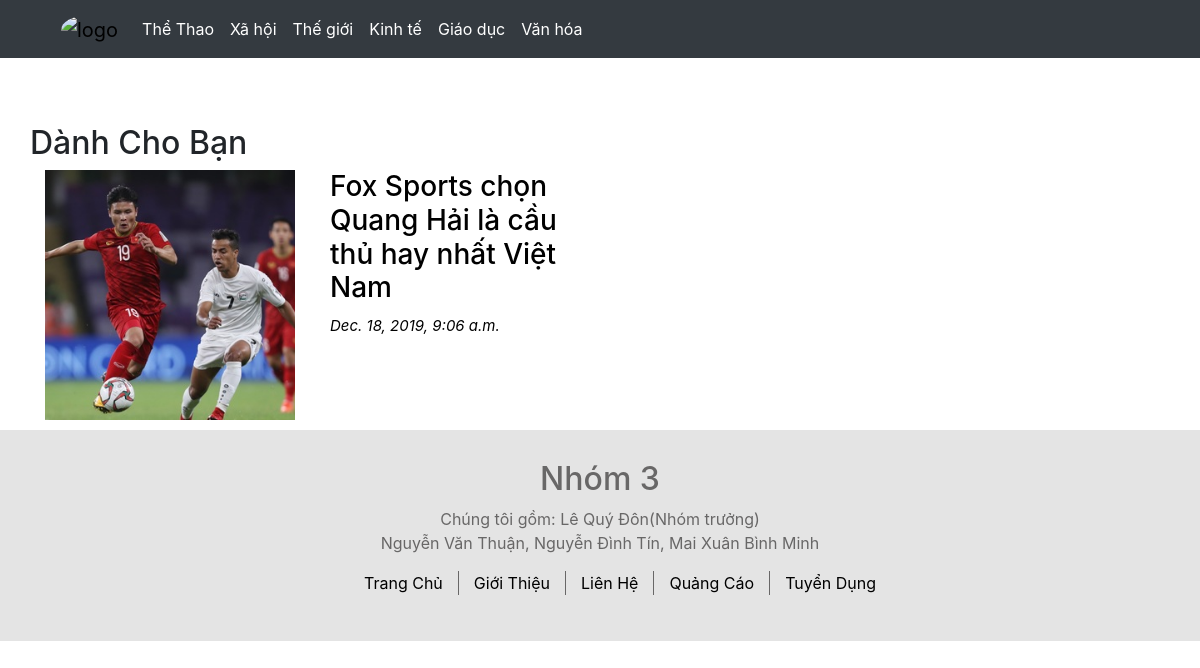
/polls/list/1, run on an earlier commit of the app's database.
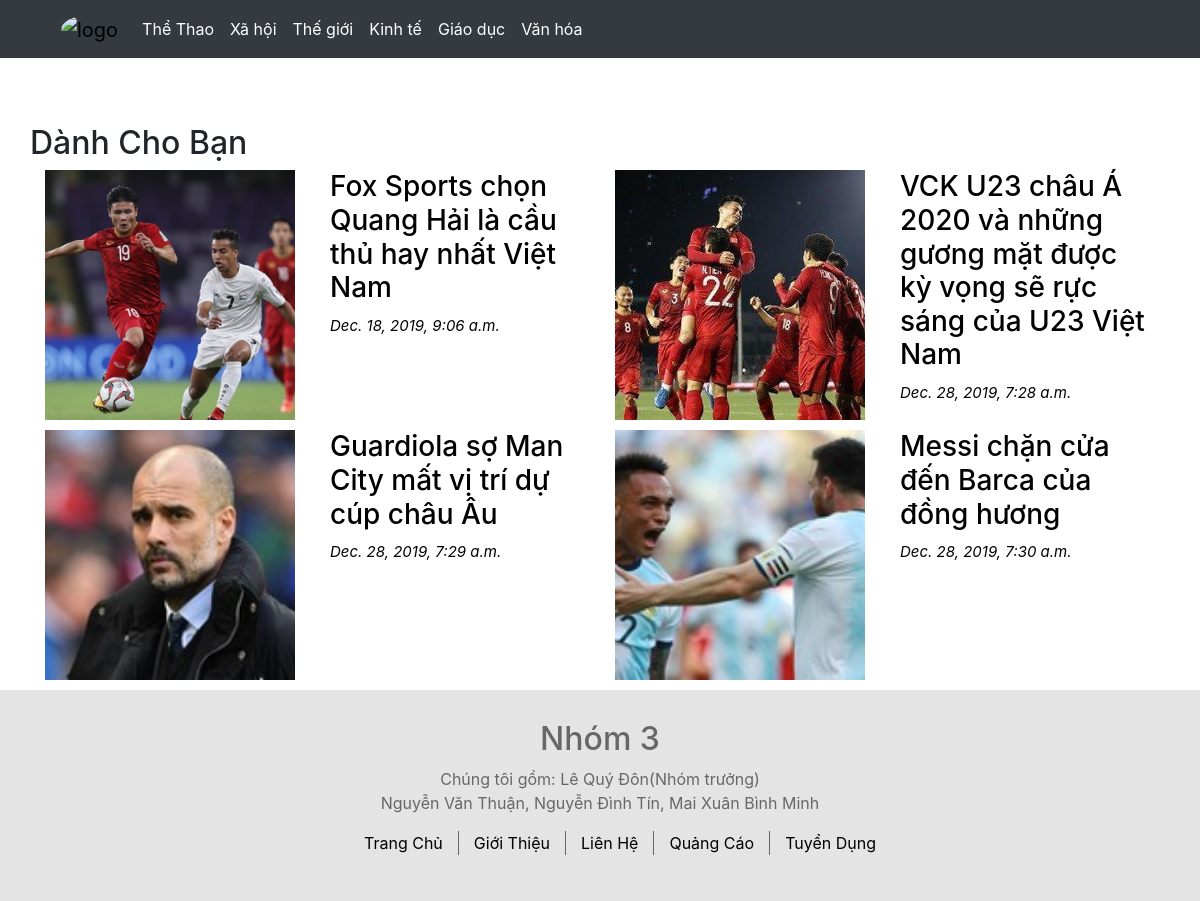
And on a later commit of the database.
### polls/models.py (models this page shows)
class Theloai(models.Model):
    id = models.AutoField(primary_key=True)
    ten_the_loai=models.CharField(max_length=200)

class Tintuc(models.Model):
    id=models.AutoField(primary_key=True)
    tieu_de=models.CharField(max_length=1000)
    tom_tat=models.TextField(default={})
    hinh=models.ImageField(upload_to="images/", blank=True, null=True)
    ngaytao=models.DateTimeField(auto_now = True)
    noidung=RichTextField()
    theloai=models.ForeignKey(Theloai,on_delete=models.CASCADE)

### polls/views.py (the view)
# urls.py: path('list/<int:loai_id>',views.viewlisttintuc,name="list"),
def viewlisttintuc(request, loai_id):
    listtt=Theloai.objects.get(pk=loai_id)
    listloai=Theloai.objects.all()
    return render(request,"polls/loaitintuc.html",{"tintuc":listtt,"listloai":listloai})

### polls/templates/polls/loaitintuc.html (shortened to what this page needs)
 {% extends 'polls/base.html' %}
 {% block content %}
  <header>
        <div class="container-fluid bg-dark menu ">
            <div class="container ">
                <nav class="navbar navbar-expand-sm bg-dark navbar-dark ">
                    <a class="navbar-brand" href="{% url 'index' %}">
                        <img src="https://image.freepik.com/free-vector/newspaper-logo_10250-2347.jpg" alt="logo" class="logo">
                    </a>
                    <ul class="navbar-nav">
                       {% for item in listloai %}
                       <li class="nav-item">
                        <a class="nav-link text-white" href="{% url 'list' item.id %}">{{item.ten_the_loai}}</a>
                        <li>
                        {% endfor %}
                    </ul>
                </nav>
            </div>
        </div>
    </header>
 <br>
 <main>
    <div class="container">
            <div class="row"><h2>Dành Cho Bạn</h2></div>
            <div class="row ">
            {% for item in tintuc.tintuc_set.all %}
                <div class="col-6 item">
                    <div class="container-fluid">
                        <a href="{% url 'tintuc' item.id %}">
                            <div class="row ">
                                <div class="col-6 "><img class="img-cart" src="{{item.hinh.url}}" alt="" height="250px" width="250px" ></div>
                                <div class="col-6 b ">
                                    <h3>{{item.tieu_de}}</h3>
                                    <p><i style="color: black;">{{item.ngaytao}}</i></p>
                                </div>
                            </div>
                        </a>
                    </div>
                </div>
            {% endfor %}
            </div>
        </div>
 </main>
 <footer >
        <div class="container-fluid ">
           <div class="container">
               <h2>Nhóm 3</h2>
               <p> Chúng tôi gồm: Lê Quý Đôn(Nhóm trưởng) <br> Nguyễn Văn Thuận, Nguyễn Đình Tín, Mai Xuân Bình Minh </p>
               <ul>
                    <li class="link" style="border: 0;"><a href="">Trang Chủ</a></li>
                    <li class="link"><a href="">Giới Thiệu</a></li>
                    <li class="link"><a href="">Liên Hệ</a></li>
                    <li class="link"><a href="">Quảng Cáo</a></li>
                    <li class="link"><a href="">Tuyển Dụng</a></li>
               </ul>
           </div>
        </div>
   </footer>
 {% endblock %}

What changed in the data, as far as the page shows it:
added Tintuc: hinh (picture), tieu_de "VCK U23 châu Á 2020 và những gương mặt được kỳ vọng sẽ rực sáng của U23 Việt Nam", ngaytao "Dec. 28, 2019, 7:28 a.m."
added Tintuc: hinh (picture), tieu_de "Guardiola sợ Man City mất vị trí dự cúp châu Âu", ngaytao "Dec. 28, 2019, 7:29 a.m."
added Tintuc: hinh (picture), tieu_de "Messi chặn cửa đến Barca của đồng hương", ngaytao "Dec. 28, 2019, 7:30 a.m."
